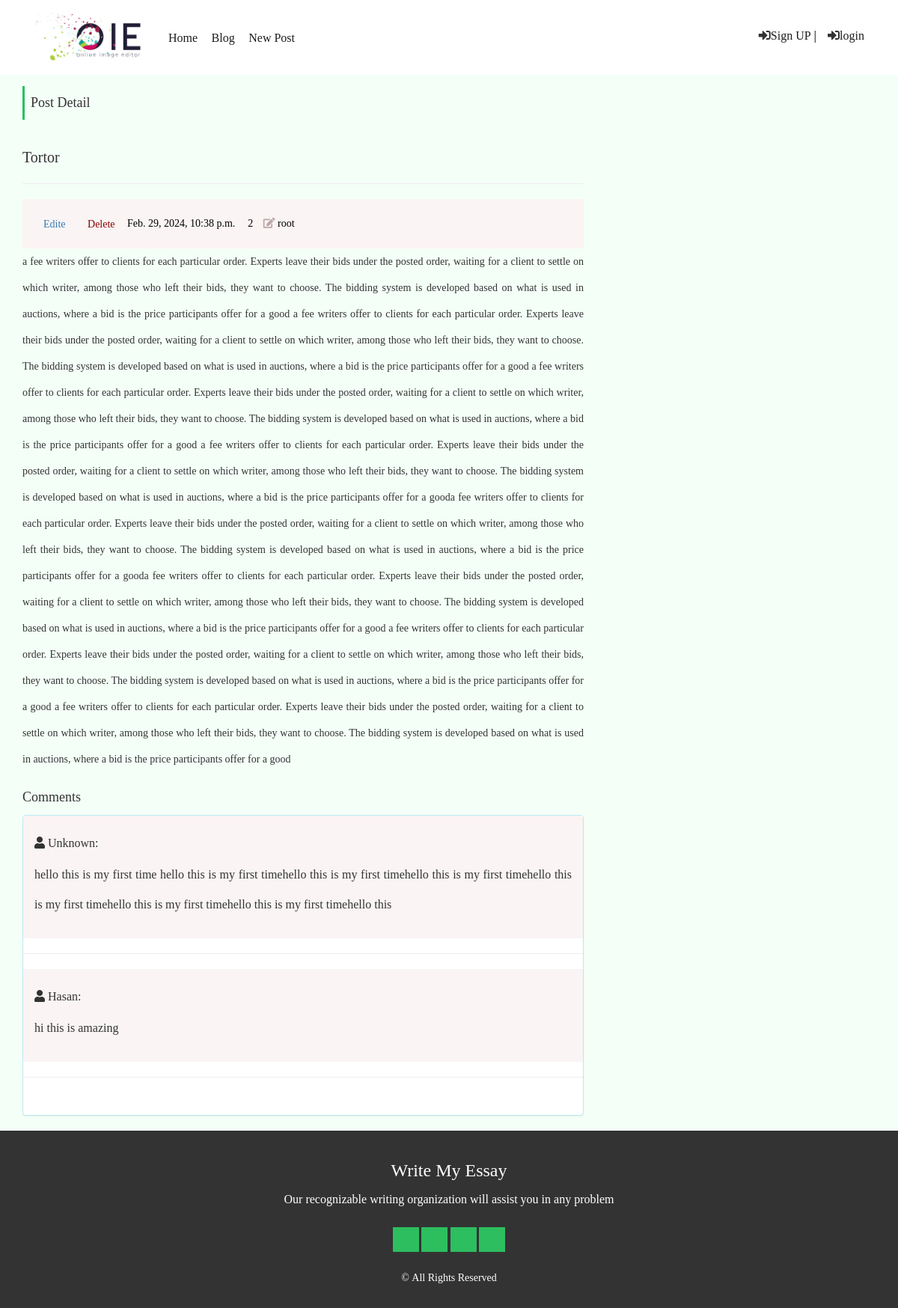
Page /blog/1/ on the committed database.
### blog/models.py (models this page shows, shortened)
class BaseModel(models.Model):
    created_at = models.DateTimeField(auto_now_add=True)
    updated_at = models.DateTimeField(auto_now=True)
    class Meta:
        abstract = True

class Post(BaseModel):
    class Meta:
        verbose_name_plural = 'Posts'
    STATUS_CHOICES = (
        ('pub', 'Published'),
        ('drf', 'Draft')
    )
    title = models.CharField(max_length=100)
    text = models.TextField()
    author = models.ForeignKey(User, on_delete=models.CASCADE, )
    status = models.CharField(choices=STATUS_CHOICES, max_length=3, default='pub')

class Comment(BaseModel):
    class Meta:
        verbose_name_plural = 'Comments'
    name = models.CharField(max_length=30 , default='Unknown')
    email = models.EmailField()
    content = models.TextField(max_length=200)
    post = models.ForeignKey(Post,on_delete=models.CASCADE,related_name='comments')

### blog/views.py (the view)
# urls.py: path('<int:pk>/', views.post_detail, name='post_detail'),
def post_detail(request, pk):
    post = get_object_or_404(Post, pk=pk)
    comments = Comment.objects.filter(post=pk).count()
    context = {
        'post': post,
        'cm': comments,
    }
    return render(request, 'blog/post_detail.html', context)

### blog/templates/blog/post_detail.html (shortened to what this page needs)
{% extends '_base.html' %}
{% load static %}
{% block content %}
    <div class="single-body">
        <div class="container">
            <div class="title"><span>Post Detail</span></div>
            <div class="row">
                <div class="col-md-8">
                    <h2>{{ post.title }}</h2>
                    <hr>
                    <div class="blog-box" style="padding:0;">
                        <div class="article-box">
                            <div class="a-meta">
                                <a href="{% url 'post_update' post.id %}" class="btn">Edite</a>
                                <a href="{% url 'post_delete' post.id %}" class="btn" style="color:darkred">Delete</a>
                                <span>{{ post.updated_at }}</span>
                                <span>&nbsp;{{ cm }}</span>
                                <span><i class="fa fa-edit"></i>&nbsp;{{ post.author }}</span>
                            </div>
                        </div>
                    </div>
                    <p>{{ post.text }}</p>
                    <h3>Comments</h3>
                    <div class="pb-cmnt-container">
                        <div class="panel panel-info">
                            {% for c in post.comments.all %}
                                <div class="blog-box" style="padding:0;">
                                    <div class="article-box">
                                        <div class="a-meta">
                                            <h4><i class="fa fa-user"></i>&nbsp;{{ c.name }}:</h4>
                                            <p style="font-size:16px">{{ c.content }}</p>
                                        </div>
                                    </div>
                                </div>
                                <hr>
                            {% endfor %}
                            <div class="panel-body">
                            </div>
                        </div>
                    </div>
                </div>
                <div class="col-md-4">
                </div>
            </div>
        </div>
    </div>
{% endblock content %}

### static/css/blog/style.css (style rules this page uses)
* { font-family: farabin; font-weight: 300; box-sizing: border-box; padding: 0; margin: 0; }
html { overflow-x: hidden !important; }
body { font-family:farabin; direction: ltr; overflow-x: hidden !important; margin: 0; padding: 0; background-color: rgb(244, 255, 248); }
a,a:hover,a:focus { text-decoration: none; }
a,a:hover,a:focus,figure,figure:hover,figcaption,i,i:hover,img,i { text-decoration: none; transition: all 0.3s; -webkit-transition: all 0.3s; -moz-transition: all 0.3s; -o-transition: all 0.3s; }
h2, .h2 { font-size: 20px !important; line-height: 1.5; font-family:'farabin',tahoma; }
h3, .h3 { font-size: 18px !important; line-height: 1.5; font-family:'farabin',tahoma; }
h4, .h4 { font-size: 16px !important; line-height: 1.5; font-family:'farabin',tahoma; }
button,a,i,li:focus { outline: 0; }
.title { text-align: left; padding: 15px 0; }
.title span { display: inline-block; font-size: 18px; border-left: 3px solid #2dbe60; padding-left: 8px; }
.blog-box { padding: 50px 0; background-color: #faf4f4; }
.blog-box .article-box { width: 100%; }
.blog-box .article-box .a-meta { padding: 15px; }
.blog-box .article-box .a-meta span { display: inline-block; margin-right: 10px; color: #000; }
.blog-box .article-box .a-meta span i { color: #bba7a7; }
.single-body { line-height: 2.5; text-align: justify; }

### rows in the picture
Post: title "Tortor", updated_at "Feb. 29, 2024, 10:38 p.m.", author "root", text "a fee writers offer to clients for each particular order. Experts leave their bids under the posted order, waiting for a client to settle on which writer, among those who left their bids, they want to choose. The bidding system is developed based on what is used in auctions, where a bid is the price participants offer for a good a fee writers offer to clients for each particular order. Experts leave their bids under the posted order, waiting for a client to settle on which writer, among those who left their bids, they want to choose. The bidding system is developed based on what is used in auctions, where a bid is the price participants offer for a good a fee writers offer to clients for…"
Comment: name "Unknown", content "hello this is my first time hello this is my first timehello this is my first timehello this is my first timehello this is my first timehello this is my first timehello this is my first timehello this"
Comment: name "Hasan", content "hi this is amazing"

### other values in the picture
{{ cm }} "2"
